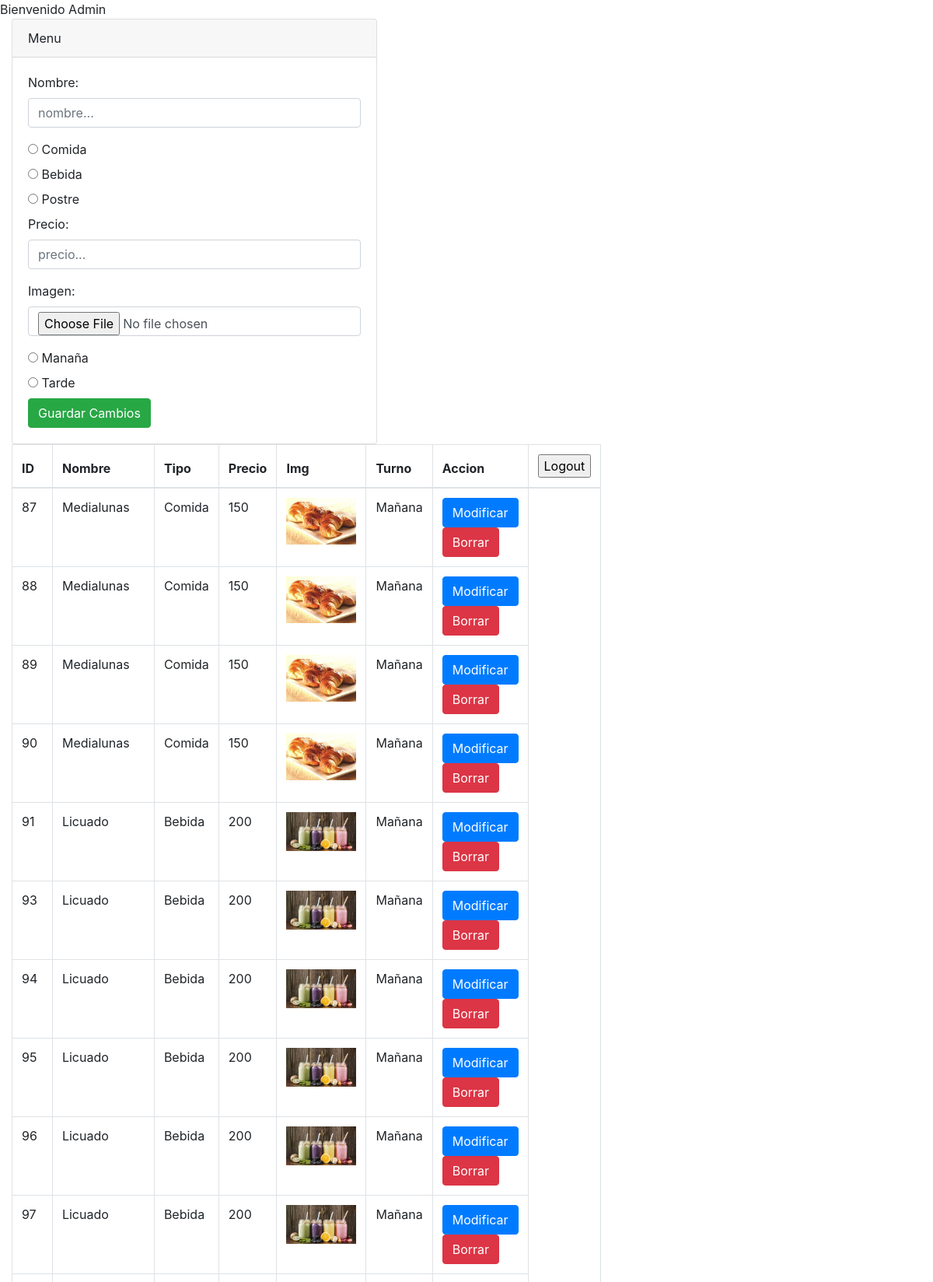
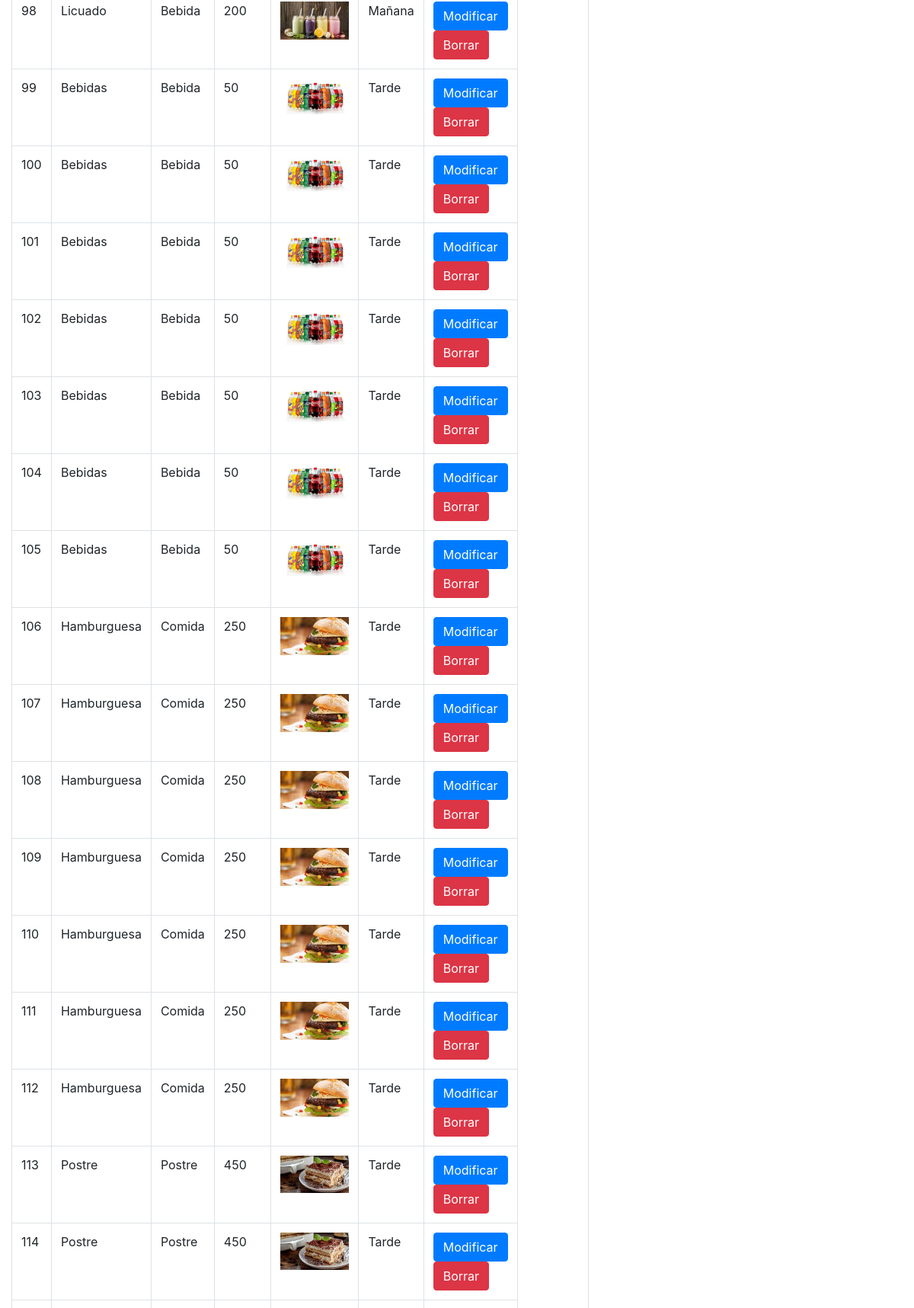
Page /Admin/basedatos/form-edit.php (signed in, upper part) on the committed database (2 pictures, top to bottom).
### Admin/basedatos/form-edit.php (the view, shortened to what this page needs)
<!DOCTYPE html>
<html lang="en">
    <head>
        <link rel="stylesheet" href="https://stackpath.bootstrapcdn.com/bootstrap/4.3.1/css/bootstrap.min.css">
    </head>
    <body>
        <div class="col-md-5">
            <div class="card">
                <div class="card-header">
                    Menu
                </div>
                <div class="card-body">
                    <form action="formulario.php" method="POST" enctype="multipart/form-data">
                        <div class = "form-group">
                            <label for="nombre">Nombre:</label>
                            <input type="text" required class="form-control" name="nombre" id="nombre" placeholder="nombre..." value="<?php echo $nombre;?>">
                        </div>
                        <input type="radio" id="comida" name="tipo" value="Comida" <?php echo ($tipo=="Comida")?"checked":""; ?>>
                        <label for="Manaña">Comida</label><br>
                        <input type="radio" id="bebida" name="tipo" value="Bebida" <?php echo ($tipo=="Bebida")?"checked":""; ?>>
                        <label for="Manaña">Bebida</label><br>
                        <input type="radio" id="postre" name="tipo" value="Postre" <?php echo ($tipo=="Postre")?"checked":""; ?>>
                        <label for="Manaña">Postre</label><br>
                        <div class = "form-group">
                            <label for="precio">Precio:</label>
                            <input type="text" required class="form-control" name="precio" id="precio" placeholder="precio..." value="<?php echo $precio;?>">
                        </div>
                        <div class = "form-group">
                            <label for="txt">Imagen:</label> <br>
                            <input type="file" class="form-control" name="img" id="img" placeholder="Imagen...">
                        </div>
                        <input type="radio" id="Manaña" name="turno" value="Manaña" <?php echo ($turno=="Mañana")?"checked":""; ?>>
                        <label for="Manaña">Manaña</label><br>
                        <input type="radio" id="Tarde" name="turno" value="Tarde" <?php echo ($turno=="Tarde")?"checked":""; ?>>
                        <label for="Tarde">Tarde</label><br>
                        <div class="btn-group" role="group" aria-label="">
                            <button type="submit" name="accion" value="1"        class="btn btn-success">Guardar Cambios</button>
                        </div>
                    </form>
                </div>
            </div>
        </div>
        <?php
            $conexion = new connection();
            $db = $conexion->conectar();
            $q = "SELECT * FROM menumañana";
            $consulta = $db->query($q);
        ?>
        <div class="col-md-7">
            <table class="table table-bordered">
                <thead>
                    <tr>
                        <th>ID</th>
                        <th>Nombre</th>
                        <th>Tipo</th>
                        <th>Precio</th>
                        <th>Img</th>
                        <th>Turno</th>
                        <th>Accion</th>
                        <th>
                            <form method="POST" action="formulario.php">
                                <input type="submit" value="Logout" name="logout">
                            </form>
                        </th>
                    </tr>
                </thead>
                <tbody>
                    <?php while($comida = $consulta->fetch_array(MYSQLI_BOTH)){
                        echo '
                        <tr>
                            <td>'.$comida['id'].'</td>
                            <td>'.$comida['nombre'].'</td>
                            <td>'.$comida['tipo'].'</td>
                            <td>'.$comida['precio'].'</td>
                            <td><img width="90" src=http://localhost/MiBar/Uploads/'.$comida['imagen'].'></td>
                            <td>'.$comida['turno'].'</td>
                            <td>
                                <a href="'.$comida['id'].'"><button type="button" class="btn btn-primary">Modificar</button></a>
                                <a href="http://localhost/MiBar/Admin/basedatos/formulario.php?borrar='.$comida['id'].'"><button type="button" class="btn btn-danger">Borrar</button></a>
                            </td>
                        </tr>';
                    }?>
                </tbody>
            </table>
        </div>
    </body>
</html>

### rows in the picture
menumañana: id "87", nombre "Medialunas", tipo "Comida", precio "150", imagen (picture), turno "Mañana"
menumañana: id "88", nombre "Medialunas", tipo "Comida", precio "150", imagen (picture), turno "Mañana"
menumañana: id "89", nombre "Medialunas", tipo "Comida", precio "150", imagen (picture), turno "Mañana"
menumañana: id "90", nombre "Medialunas", tipo "Comida", precio "150", imagen (picture), turno "Mañana"
menumañana: id "91", nombre "Licuado", tipo "Bebida", precio "200", imagen (picture), turno "Mañana"
menumañana: id "93", nombre "Licuado", tipo "Bebida", precio "200", imagen (picture), turno "Mañana"
menumañana: id "94", nombre "Licuado", tipo "Bebida", precio "200", imagen (picture), turno "Mañana"
menumañana: id "95", nombre "Licuado", tipo "Bebida", precio "200", imagen (picture), turno "Mañana"
menumañana: id "96", nombre "Licuado", tipo "Bebida", precio "200", imagen (picture), turno "Mañana"
menumañana: id "97", nombre "Licuado", tipo "Bebida", precio "200", imagen (picture), turno "Mañana"
menumañana: id "98", nombre "Licuado", tipo "Bebida", precio "200", imagen (picture), turno "Mañana"
menumañana: id "99", nombre "Bebidas", tipo "Bebida", precio "50", imagen (picture), turno "Tarde"
menumañana: id "100", nombre "Bebidas", tipo "Bebida", precio "50", imagen (picture), turno "Tarde"
menumañana: id "101", nombre "Bebidas", tipo "Bebida", precio "50", imagen (picture), turno "Tarde"
menumañana: id "102", nombre "Bebidas", tipo "Bebida", precio "50", imagen (picture), turno "Tarde"
menumañana: id "103", nombre "Bebidas", tipo "Bebida", precio "50", imagen (picture), turno "Tarde"
menumañana: id "104", nombre "Bebidas", tipo "Bebida", precio "50", imagen (picture), turno "Tarde"
menumañana: id "105", nombre "Bebidas", tipo "Bebida", precio "50", imagen (picture), turno "Tarde"
menumañana: id "106", nombre "Hamburguesa", tipo "Comida", precio "250", imagen (picture), turno "Tarde"
menumañana: id "107", nombre "Hamburguesa", tipo "Comida", precio "250", imagen (picture), turno "Tarde"
menumañana: id "108", nombre "Hamburguesa", tipo "Comida", precio "250", imagen (picture), turno "Tarde"
menumañana: id "109", nombre "Hamburguesa", tipo "Comida", precio "250", imagen (picture), turno "Tarde"
menumañana: id "110", nombre "Hamburguesa", tipo "Comida", precio "250", imagen (picture), turno "Tarde"
menumañana: id "111", nombre "Hamburguesa", tipo "Comida", precio "250", imagen (picture), turno "Tarde"
menumañana: id "112", nombre "Hamburguesa", tipo "Comida", precio "250", imagen (picture), turno "Tarde"
menumañana: id "113", nombre "Postre", tipo "Postre", precio "450", imagen (picture), turno "Tarde"
menumañana: id "114", nombre "Postre", tipo "Postre", precio "450", imagen (picture), turno "Tarde"
